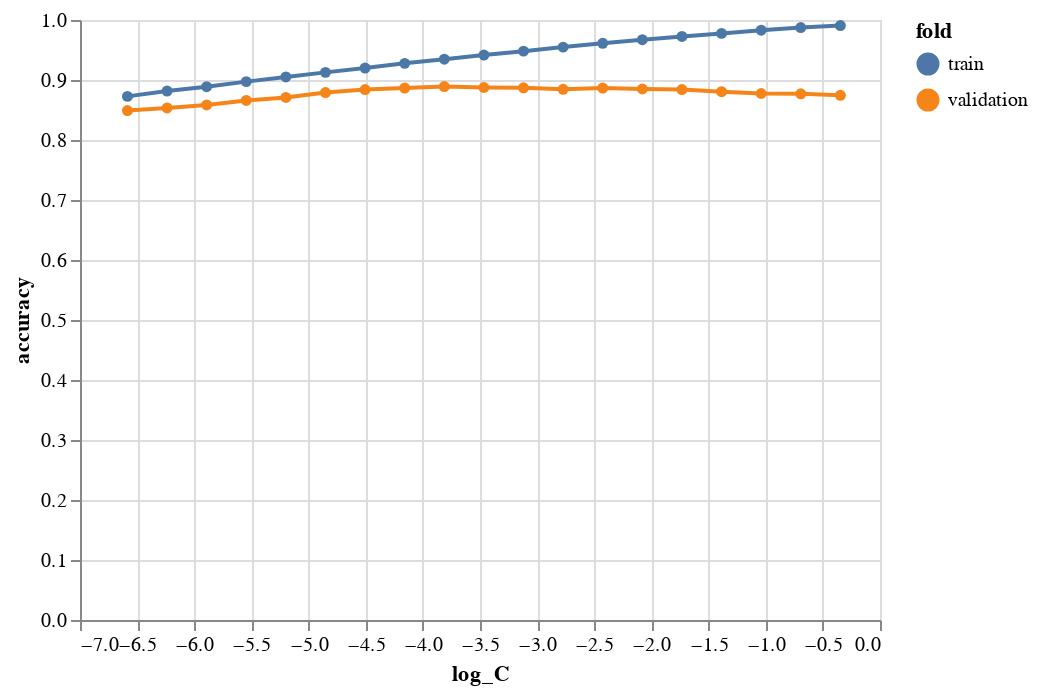

Source (notebook cell):
### Code cell
accuracy = [
    (
        (k, "train", accuracy_score(y_train[mask], v.predict(X_train_1h[mask, :]))),
        (
            k,
            "validation",
            accuracy_score(y_train[ival], v.predict(X_train_1h[ival, :])),
        ),
    )
    for k, v in models.items()
]
df_lr = pd.DataFrame(itertools.chain(*accuracy), columns=["C", "fold", "accuracy"])
plot_lr = (
    alt.Chart(df_lr)
    .mark_line(point=True)
    .encode(x="log_C:Q", y="accuracy", color="fold")
    .transform_calculate(log_C="log(datum.C)")
)
plot_lr

### Figure 1 — Vega-Lite specification as saved in the notebook (floating-point values rounded to 4 significant figures)
{"config": {"view": {"continuousWidth": 400, "continuousHeight": 300}}, "data": {"name": "data-1985962adc524fc237519aae4aa7972a"}, "mark": {"type": "line", "point": true}, "encoding": {"color": {"type": "nominal", "field": "fold"}, "x": {"type": "quantitative", "field": "log_C"}, "y": {"type": "quantitative", "field": "accuracy"}}, "transform": [{"calculate": "log(datum.C)", "as": "log_C"}], "$schema": "https://vega.github.io/schema/vega-lite/v4.8.1.json", "datasets": {"data-1985962adc524fc237519aae4aa7972a": [{"C": 0.7071, "fold": "train", "accuracy": 0.9908}, {"C": 0.7071, "fold": "validation", "accuracy": 0.8745}, {"C": 0.5, "fold": "train", "accuracy": 0.9874}, {"C": 0.5, "fold": "validation", "accuracy": 0.877}, {"C": 0.3536, "fold": "train", "accuracy": 0.983}, {"C": 0.3536, "fold": "validation", "accuracy": 0.8775}, {"C": 0.25, "fold": "train", "accuracy": 0.9777}, {"C": 0.25, "fold": "validation", "accuracy": 0.8805}, {"C": 0.1768, "fold": "train", "accuracy": 0.9727}, {"C": 0.1768, "fold": "validation", "accuracy": 0.884}, {"C": 0.125, "fold": "train", "accuracy": 0.9673}, {"C": 0.125, "fold": "validation", "accuracy": 0.885}, {"C": 0.08839, "fold": "train", "accuracy": 0.9612}, {"C": 0.08839, "fold": "validation", "accuracy": 0.8865}, {"C": 0.0625, "fold": "train", "accuracy": 0.9548}, {"C": 0.0625, "fold": "validation", "accuracy": 0.8845}, {"C": 0.04419, "fold": "train", "accuracy": 0.9481}, {"C": 0.04419, "fold": "validation", "accuracy": 0.887}, {"C": 0.03125, "fold": "train", "accuracy": 0.9416}, {"C": 0.03125, "fold": "validation", "accuracy": 0.8875}, {"C": 0.0221, "fold": "train", "accuracy": 0.9347}, {"C": 0.0221, "fold": "validation", "accuracy": 0.889}, {"C": 0.01562, "fold": "train", "accuracy": 0.9277}, {"C": 0.01562, "fold": "validation", "accuracy": 0.8865}, {"C": 0.01105, "fold": "train", "accuracy": 0.92}, {"C": 0.01105, "fold": "validation", "accuracy": 0.884}, {"C": 0.007812, "fold": "train", "accuracy": 0.9127}, {"C": 0.007812, "fold": "validation", "accuracy": 0.879}, {"C": 0.005524, "fold": "train", "accuracy": 0.9051}, {"C": 0.005524, "fold": "validation", "accuracy": 0.871}, {"C": 0.003906, "fold": "train", "accuracy": 0.8973}, {"C": 0.003906, "fold": "validation", "accuracy": 0.866}, {"C": 0.002762, "fold": "train", "accuracy": 0.8888}, {"C": 0.002762, "fold": "validation", "accuracy": 0.8585}, {"C": 0.001953, "fold": "train", "accuracy": 0.8816}, {"C": 0.001953, "fold": "validation", "accuracy": 0.8535}, {"C": 0.001381, "fold": "train", "accuracy": 0.8727}, {"C": 0.001381, "fold": "validation", "accuracy": 0.849}]}}
